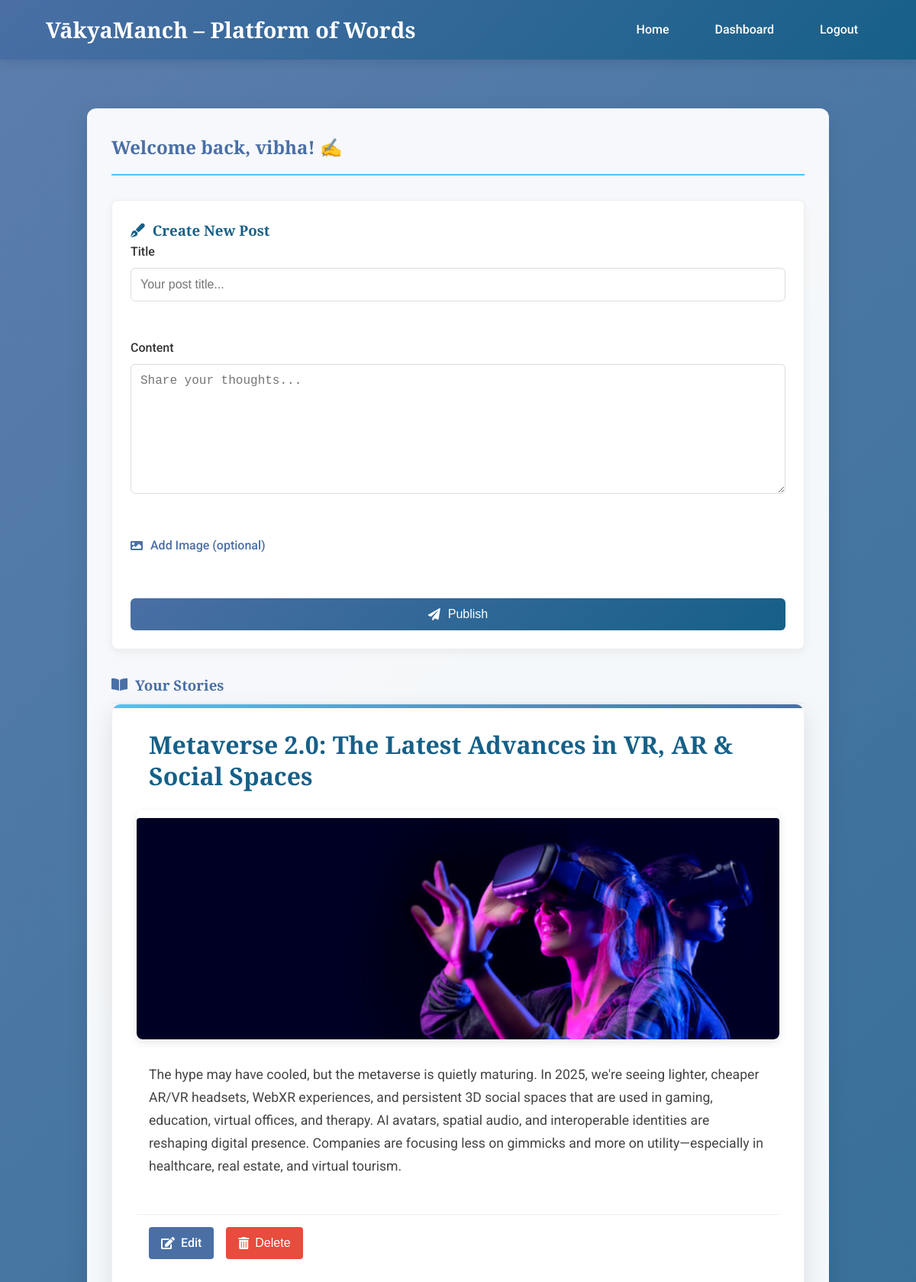
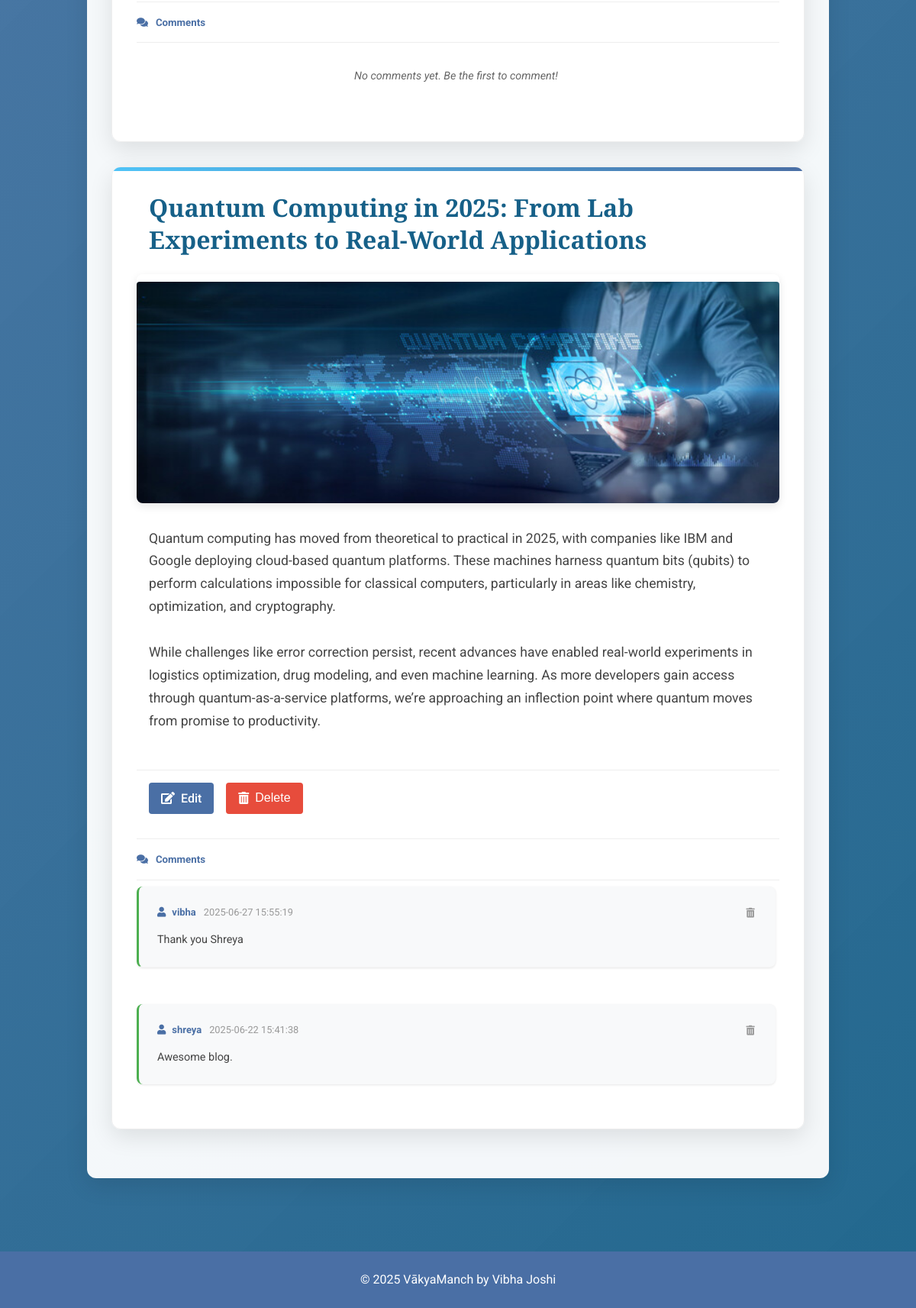
The app's page /dashboard (signed in) with its own data (2 pictures, top to bottom).
### tables this page shows
CREATE TABLE users (
            id INTEGER PRIMARY KEY AUTOINCREMENT,
            username TEXT UNIQUE NOT NULL,
            email TEXT UNIQUE NOT NULL,
            password TEXT NOT NULL
        );

CREATE TABLE posts (
            id INTEGER PRIMARY KEY AUTOINCREMENT,
            title TEXT NOT NULL,
            content TEXT NOT NULL,
            user_id INTEGER NOT NULL,
            created_at TIMESTAMP DEFAULT CURRENT_TIMESTAMP, image TEXT,
            FOREIGN KEY (user_id) REFERENCES users (id)
        );

CREATE TABLE comments (
            id INTEGER PRIMARY KEY AUTOINCREMENT,
            user_id INTEGER NOT NULL,
            post_id INTEGER NOT NULL,
            content TEXT NOT NULL,
            created_at TIMESTAMP DEFAULT CURRENT_TIMESTAMP,
            FOREIGN KEY (user_id) REFERENCES users (id),
            FOREIGN KEY (post_id) REFERENCES posts (id)
        );

### app.py (the view)
@app.route('/dashboard')
def dashboard():
    if 'user_id' not in session:
        flash('Please login to access the dashboard.', 'error')
        return redirect(url_for('login'))
    conn = get_db()
    cursor = conn.cursor()
    try:
        cursor.execute('''
            SELECT
                posts.*,
                users.username,
                (SELECT COUNT(*) FROM likes WHERE post_id = posts.id) as like_count,
                (SELECT COUNT(*) FROM comments WHERE post_id = posts.id) as comment_count,
                posts.image IS NOT NULL AND
                EXISTS(SELECT 1 FROM posts p WHERE p.id = posts.id AND p.image IS NOT NULL) as image_exists
            FROM posts
            JOIN users ON posts.user_id = users.id
            WHERE posts.user_id = ?
            ORDER BY posts.created_at DESC
        ''', (session['user_id'],))
        posts = [dict(post) for post in cursor.fetchall()]
        for post in posts:
            cursor.execute('''
                SELECT c.*, u.username
                FROM comments c
                JOIN users u ON c.user_id = u.id
                WHERE c.post_id = ?
                ORDER BY c.created_at DESC
            ''', (post['id'],))
            post['comments'] = [dict(comment) for comment in cursor.fetchall()]
        return render_template('dashboard.html', posts=posts)
    finally:
        if conn:
            conn.close()

### app.py (called while the page is built)
def get_db():
    conn = sqlite3.connect('database.db')
    conn.row_factory = sqlite3.Row
    return conn

### templates/dashboard.html (shortened to what this page needs)
{% extends "base.html" %}
{% block content %}
<div class="dashboard-bg" id="dashboardBackground"></div>
<div class="dashboard-container">
    <section class="dashboard-content">
        <h2 class="dashboard-welcome">Welcome back, {{ session['username'] }}! ✍️</h2>
        <div class="create-post-card">
            <h3><i class="fas fa-pen-fancy"></i> Create New Post</h3>
            <form id="create-post-form" enctype="multipart/form-data" class="post-form">
                <div class="form-group">
                    <label for="post-title">Title</label>
                    <input type="text" id="post-title" required placeholder="Your post title...">
                </div>
                <div class="form-group">
                    <label for="post-content">Content</label>
                    <textarea id="post-content" rows="8" required placeholder="Share your thoughts..."></textarea>
                </div>
                <div class="form-group file-upload">
                    <label for="post-image">
                        <i class="fas fa-image"></i>
                        <span>Add Image (optional)</span>
                    </label>
                </div>
                <button type="submit" class="button publish-button">
                    <i class="fas fa-paper-plane"></i> Publish
                </button>
            </form>
        </div>
        <div class="user-posts-section">
            <h3><i class="fas fa-book-open"></i> Your Stories</h3>
            <div id="user-posts-container">
                {% for post in posts %}
                    <div class="post-card" data-post-id="{{ post.id }}">
                        <h4 class="post-title">{{ post.title }}</h4>
                        {% if post.image and post.image_exists %}
                            <div class="post-image-container">
                                <img src="{{ url_for('static', filename='uploads/' + post.image) | replace(' ', '%20') }}"
                                    alt="Post image"
                                    class="post-image"
                                    onerror="this.onerror=null;this.style.display='none'">
                            </div>
                        {% elif post.image and not post.image_exists %}
                            <div class="image-missing">
                                <p><i class="fas fa-exclamation-triangle"></i> Image not available</p>
                            </div>
                        {% endif %}
                        <div class="post-content">{{ post.content }}</div>
                        <div class="post-actions">
                            <a href="{{ url_for('edit_post_form', post_id=post.id) }}"
                            class="button edit-button">
                                <i class="fas fa-edit"></i> Edit
                            </a>
                            <button class="button delete-button delete-post"
                                    data-post-id="{{ post.id }}">
                                <i class="fas fa-trash-alt"></i> Delete
                            </button>
                        </div>
                        <div class="post-comments">
                            <h5><i class="fas fa-comments"></i> Comments</h5>
                            <div class="comments-list" id="comments-{{ post.id }}">
                                {% for comment in post.comments %}
                                <div class="comment">
                                    <div class="comment-header">
                                        <span class="comment-author"><i class="fas fa-user"></i> {{ comment.username }}</span>
                                        <span class="comment-date">{{ comment.created_at }}</span>
                                        {% if comment.user_id == session['user_id'] or post.user_id == session['user_id'] %}
                                        <button class="delete-comment" data-comment-id="{{ comment.id }}">
                                            <i class="fas fa-trash-alt"></i>
                                        </button>
                                        {% endif %}
                                    </div>
                                    <div class="comment-content">{{ comment.content }}</div>
                                </div>
                                {% else %}
                                <p class="no-comments">No comments yet. Be the first to comment!</p>
                                {% endfor %}
                            </div>
                        </div>
                    </div>
                {% endfor %}
            </div>
        </div>
    </section>
</div>
{% endblock %}

### templates/base.html (shortened to what this page needs)
<!DOCTYPE html>
<html lang="en">
<head>
    <link rel="stylesheet" href="https://cdnjs.cloudflare.com/ajax/libs/font-awesome/5.15.4/css/all.min.css">
    <link rel="stylesheet" href="{{ url_for('static', filename='style.css') }}">
    <link rel="stylesheet" href="{{ url_for('static', filename='css/animations.css') }}">
</head>
<body data-user-id="{{ session.get('user_id') }}">
    <header>
        <h1><a href="{{ url_for('index') }}"> VākyaManch – Platform of Words</a></h1>
        <nav>
            <a href="{{ url_for('index') }}">Home</a>
            {% if 'user_id' in session %}
                <a href="{{ url_for('dashboard') }}">Dashboard</a>
                <a href="{{ url_for('logout') }}">Logout</a>
            {% else %}
                <a href="{{ url_for('login') }}">Login</a>
                <a href="{{ url_for('register') }}">Register</a>
            {% endif %}
        </nav>
    </header>
    <main>
        {% block content %}{% endblock %}
    </main>
    <footer>
        <p>&copy; 2025 VākyaManch by Vibha Joshi</p>
    </footer>
</body>
</html>

### records on screen
users: username "vibha"
posts: title "Metaverse 2.0: The Latest Advances in VR, AR & Social Spaces", image (picture), content "The hype may have cooled, but the metaverse is quietly maturing. In 2025, we're seeing lighter, cheaper AR/VR headsets, WebXR experiences, and persistent 3D social spaces that are used in gaming, education, virtual offices, and therapy. AI avatars, spatial audio, and interoperable identities are reshaping digital presence. Companies are focusing less on gimmicks and more on utility—especially in healthcare, real estate, and virtual tourism."
posts: title "Quantum Computing in 2025: From Lab Experiments to Real‑World Applications", image (picture), content "Quantum computing has moved from theoretical to practical in 2025, with companies like IBM and Google deploying cloud-based quantum platforms. These machines harness quantum bits (qubits) to perform calculations impossible for classical computers, particularly in areas like chemistry, optimization, and cryptography. While challenges like error correction persist, recent advances have enabled real-world experiments in logistics optimization, drug modeling, and even machine learning. As more developers gain access through quantum-as-a-service platforms, we’re approaching an inflection point where quantum moves from promise to productivity."
comments: username "vibha", created_at "2025-06-27 15:55:19", content "Thank you Shreya"
comments: username "shreya", created_at "2025-06-22 15:41:38", content "Awesome blog."
